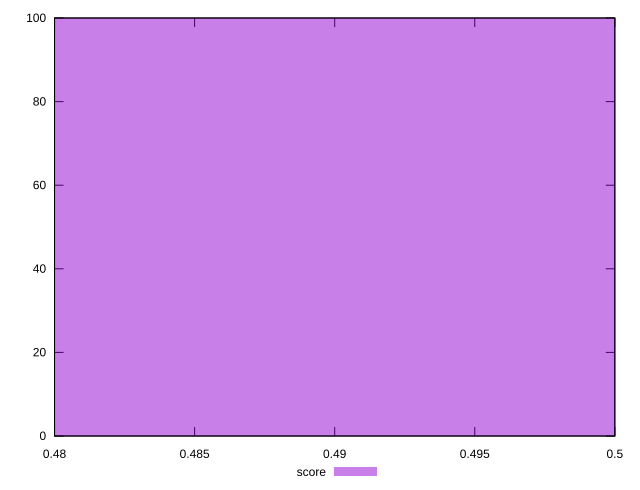

The script that saved this image:
reset

$score <<EOF
0.5 100
EOF

set key outside below
set boxwidth 0.1
set xrange [0.48:0.5]
set yrange [0:100]
set trange [0:100]
set style fill transparent solid 0.5 noborder
set terminal svg size 640, 490 enhanced background rgb 'white'
set output "report_00009_2021-02-08T22-37-41.559Z/uses-rel-preload/samples/pages+cached+noadtech+nomedia/score/histogram.svg"

plot $score title "score" with boxes

reset
